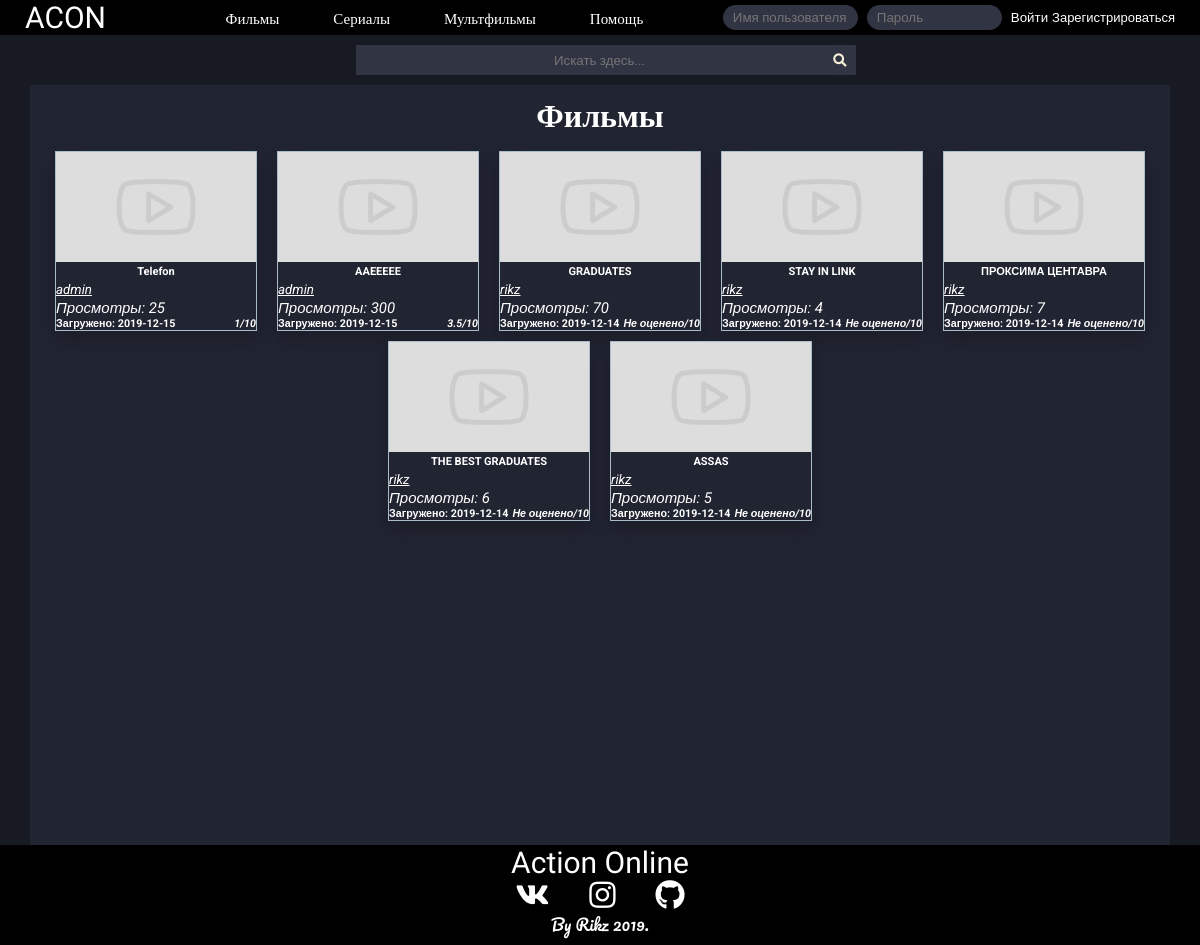
Page /films on the committed database.
### tables this page shows
CREATE TABLE `files` (
  `id` int(11) UNSIGNED NOT NULL,
  `title` varchar(250) NOT NULL,
  `description` text DEFAULT NULL,
  `preview` varchar(500) DEFAULT NULL,
  `location` varchar(500) NOT NULL,
  `author` varchar(200) DEFAULT NULL,
  `main_genre` int(11) UNSIGNED NOT NULL DEFAULT 1,
  `creator` int(11) UNSIGNED NOT NULL,
  `upload_date` date NOT NULL,
  `views` int(15) UNSIGNED DEFAULT NULL,
  `middle_rating` float UNSIGNED NOT NULL DEFAULT 0,
  `showing` int(10) UNSIGNED NOT NULL,
  `moderating` int(11) UNSIGNED NOT NULL
);

### blocks/film.php (the view, shortened to what this page needs)
<p id="flex_center"><?php accountButton(1); ?></p>
<h1 id='about'>Фильмы</h1>
	<div class="videos">
		<?php
		$query = "SELECT id,title,preview,creator,upload_date,views,middle_rating FROM `files` WHERE showing = 1 AND main_genre = 1 ORDER BY `files`.`upload_date` DESC ";
		$data = mysqli_query($GLOBALS['dbc'],$query);
		$info = mysqli_fetch_assoc($data);
		while ($info) {
			if (!$info['preview'] || !file_exists($info['preview'])) {
				$info['preview'] = "images\\vid_paceholder.jpg";
			}
			if (!$info['middle_rating']) {
				$info['middle_rating'] = "Не оценено";
			}
			echo "
	        <div class='video'>
	        	<form method='GET' action='watch'>
	            <button class='videoButton' name='vid' value=".$info['id']."><img class='videoPreview' src=".$info['preview'].">
	            <h5>".$info['title']."</h5>
	            </button></form>
	            <form method='GET' action='account'>
	            <p>".accountButton($info['creator'])."</p>
	            </form>
	            <i id='homeViews'>Просмотры: ".$info['views']."</i>
	            <h6 id='homeAddInfo'>Загружено: ".$info['upload_date']."<i>".$info['middle_rating']."/10</i></h6>
	        </div>";
	        $info = mysqli_fetch_assoc($data);
		}
		?>
	</div>

### lib/mainFunctions.php (shortened to what this page needs)
<?php
  function NameByid($id = 0) {
    if (!$id) {
      return ;
    }
    else {
      require "lib/db.php";
      $query = "SELECT username FROM `users` WHERE id = ? LIMIT 1";
      $stmt = mysqli_prepare($dbc,$query);
      mysqli_stmt_bind_param($stmt, 'i', $id);
      mysqli_stmt_execute($stmt);
      mysqli_stmt_bind_result($stmt,$user);
      return $user;
    }
  }
  function accountButton($id,$text = '') {
    return "<button type='submit' id='idNameButton' name='user_link' value=".$id.">".$text."<i class='line_under'>".NameByid($id)."</i></button>";
  }
?>

### style/style.css (style rules this page uses)
* { margin: 0; padding: 0; font-family: 'Roboto', sans-serif; }
html, body { height:100%; }
body { background-color: #171923; color: white; }
.videos { display: flex; flex-wrap: wrap; justify-content: center; margin-top: 10px; }
.video { margin: 0 10px 10px 10px; margin-bottom: 10px; max-width: 200px; box-shadow: 0px 8px 16px 0px rgba(0,0,0,0.2); border: 1px #abc solid; }
#homeViews { font-size: 15px; }
#homeAddInfo { display: flex; flex-wrap: wrap; justify-content: space-between; align-items: flex-end; }
.videoPreview { width: 200px; height: 110px; }
.videoButton { cursor: pointer; border: none; color: white; background-color: #212431; }
.line_under { text-decoration: underline; }
#about { margin-bottom: 0; display: flex; justify-content: center; color: white; text-decoration: none; font-family: 'Pacifico', cursive; }
#idNameButton { cursor: pointer; border: none; color: white; background-color: #212431; }

### rows in the picture
files: $info['id'] 22 (drawn), title "Telefon", $id 11 (drawn), id "admin", views "25", upload_date "2019-12-15", middle_rating "1"
files: $info['id'] 25 (drawn), title "AAEEEEE", $id 11 (drawn), id "admin", views "300", upload_date "2019-12-15", middle_rating "3.5"
files: $info['id'] 13 (drawn), title "GRADUATES", $id 1 (drawn), id "rikz", views "70", upload_date "2019-12-14", middle_rating "Не оценено"
files: $info['id'] 14 (drawn), title "STAY IN LINK", $id 1 (drawn), id "rikz", views "4", upload_date "2019-12-14", middle_rating "Не оценено"
files: $info['id'] 15 (drawn), title "ПРОКСИМА ЦЕНТАВРА", $id 1 (drawn), id "rikz", views "7", upload_date "2019-12-14", middle_rating "Не оценено"
files: $info['id'] 16 (drawn), title "THE BEST GRADUATES", $id 1 (drawn), id "rikz", views "6", upload_date "2019-12-14", middle_rating "Не оценено"
files: $info['id'] 17 (drawn), title "ASSAS", $id 1 (drawn), id "rikz", views "5", upload_date "2019-12-14", middle_rating "Не оценено"
